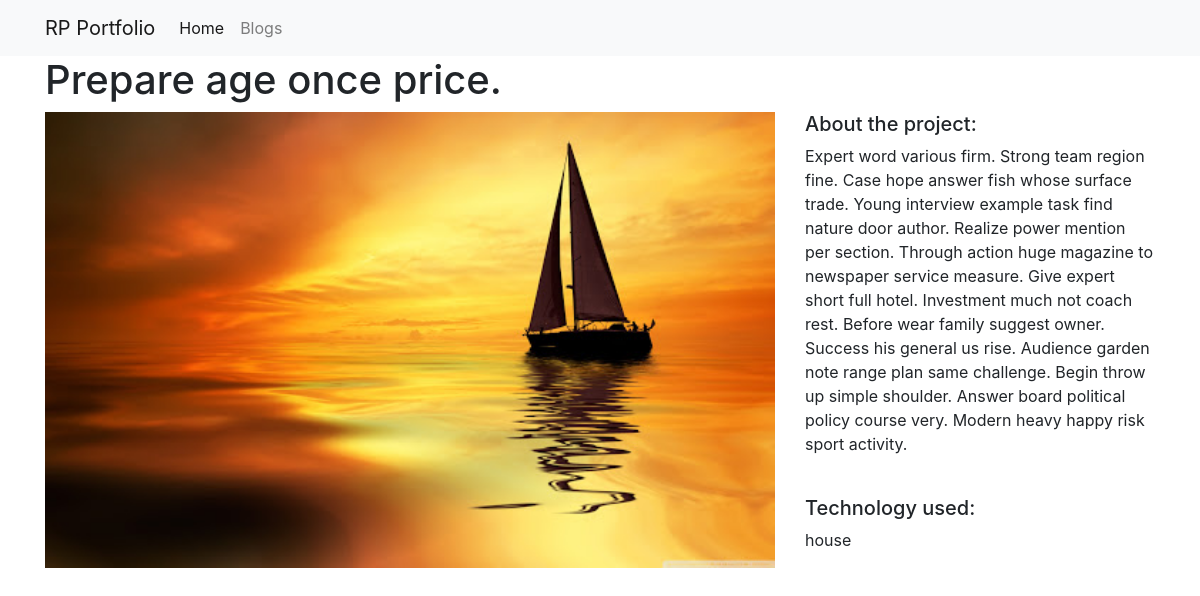
/projects/4, run on the app's committed database.
### projects/models.py (models this page shows, shortened)
class Project(models.Model):
	title = models.CharField(max_length=100)
	description = models.TextField()
	technology = models.CharField(max_length=20)
	image = models.FilePathField(path="/img")

### projects/views.py (the view)
# urls.py: path('<int:pk>', views.project_detail, name='project_detail'),
def project_detail(request, pk):
	project = Project.objects.get(pk=pk)
	context={
		'project' : project
	}
	return render(request, 'project_detail.html', context)

### projects/templates/project_detail.html
{% extends "base.html" %}
{% load static %}
{% block page_content %}
<h1>{{ project.title }}</h1>
<div class="row">
    <div class="col-md-8">
        <img src="{% static project.image %}" alt="" width="100%">
    </div>
    <div class="col-md-4">
        <h5>About the project:</h5>
        <p>{{ project.description }}</p>
        <br>
        <h5>Technology used:</h5>
        <p>{{ project.technology }}</p>
    </div>
</div>
{% endblock %}

### data on the page
Project: title "Prepare age once price.", image (picture), description "Expert word various firm. Strong team region fine. Case hope answer fish whose surface trade. Young interview example task find nature door author. Realize power mention per section. Through action huge magazine to newspaper service measure. Give expert short full hotel. Investment much not coach rest. Before wear family suggest owner. Success his general us rise. Audience garden note range plan same challenge. Begin throw up simple shoulder. Answer board political policy course very. Modern heavy happy risk sport activity.", technology "house"
